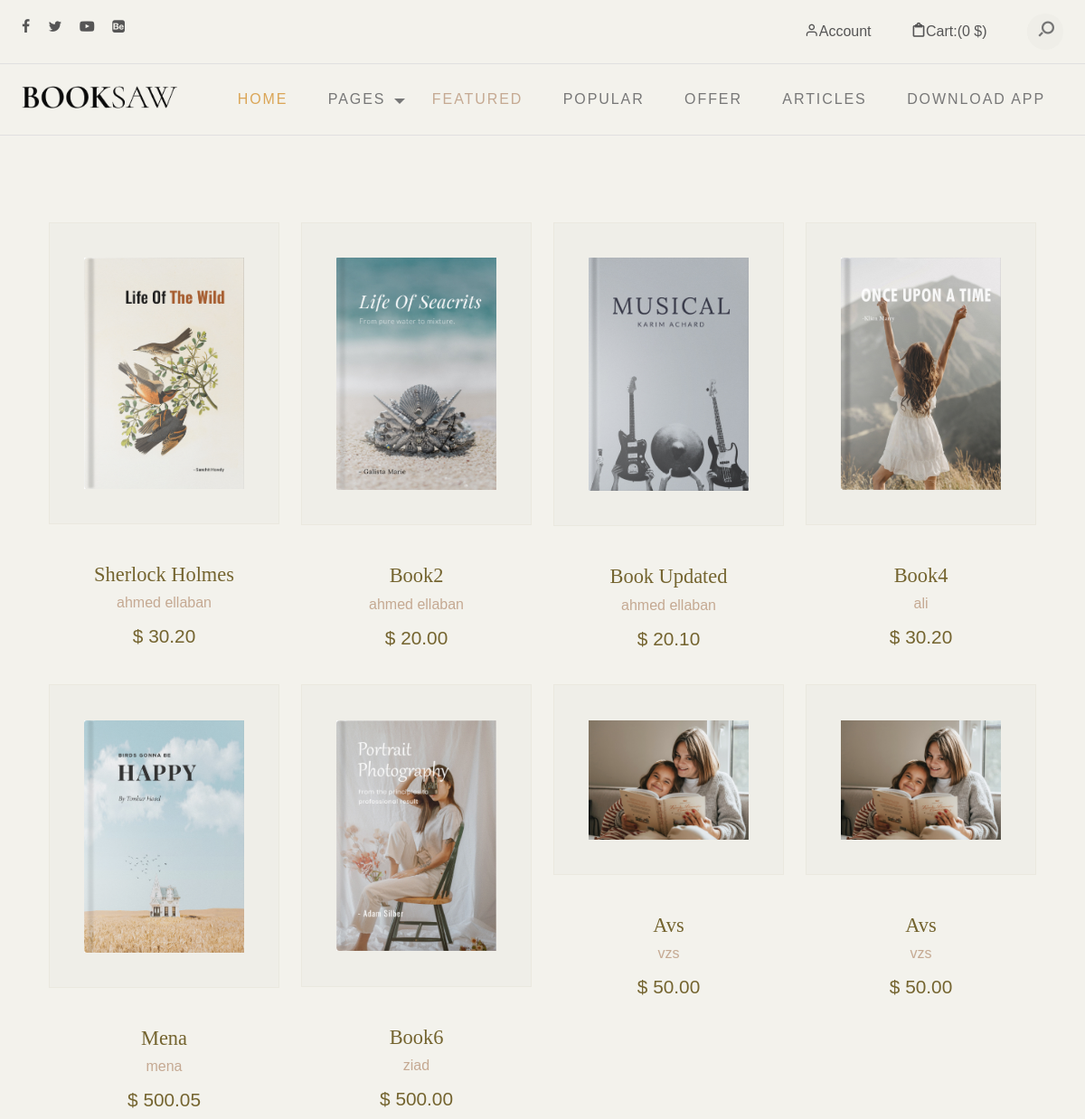
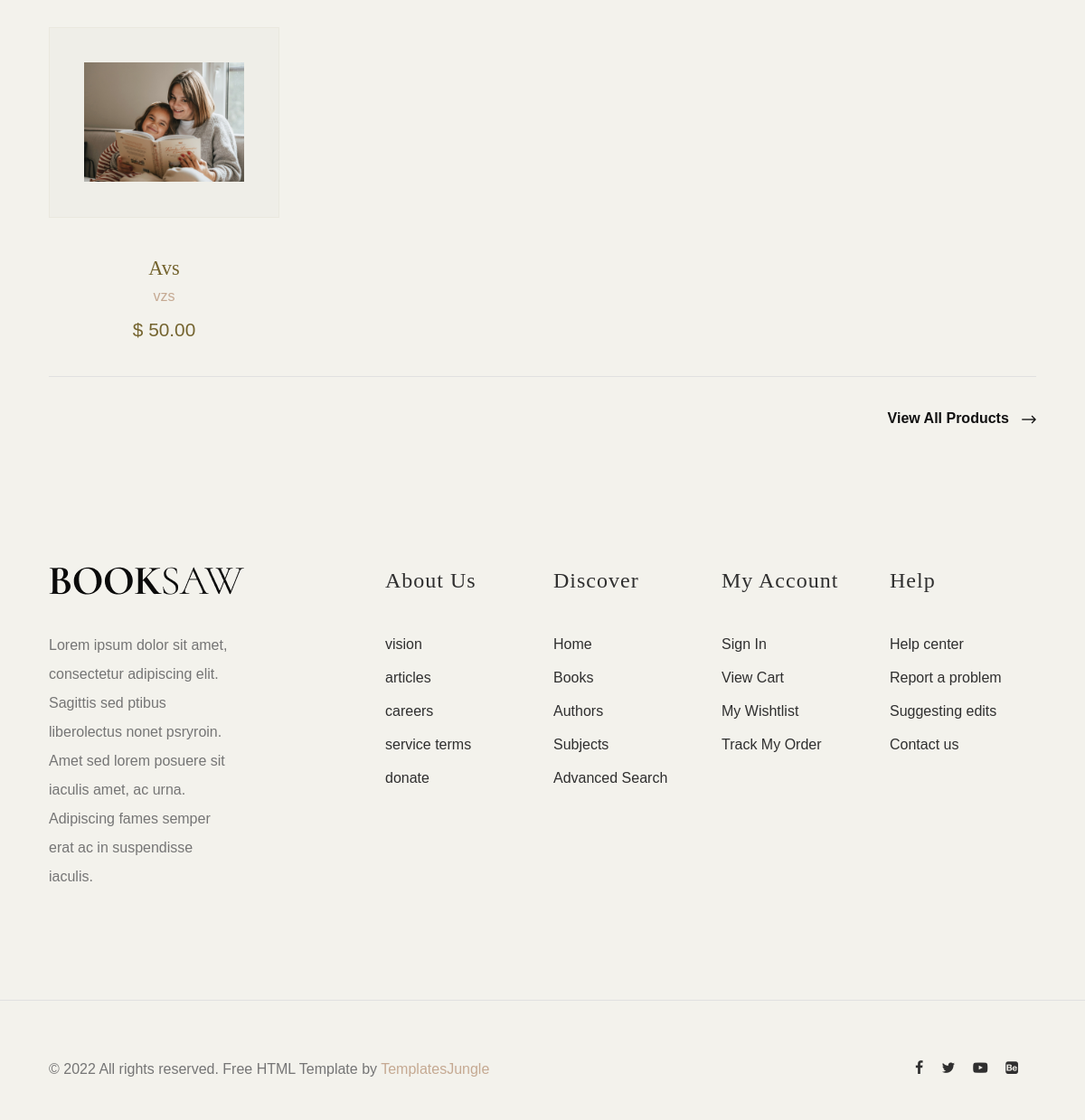
The page / on the database its author committed (2 pictures, top to bottom).
### books/models.py (models this page shows, shortened)
class Book(models.Model):
    uploaded_by = models.ForeignKey(User, null=True, on_delete=models.SET_NULL)
    title = models.CharField(max_length=50, null=False, blank=False)
    description = models.TextField(max_length=500, null=False, blank=False, default='type any description')
    author = models.CharField(max_length=20, null=False, blank=False)
    image = models.ImageField(upload_to='books/cover/', null=False, blank=False)
    price = models.DecimalField(max_digits=5, decimal_places=2, null=False, blank=False)
    updated_at = models.DateTimeField(auto_now=True)
    created_at = models.DateTimeField(auto_now_add=True)

### books/views.py (the view)
# urls.py: path('', books_list, name="books_list"),
def books_list(request):
    books = Book.objects.all()
    context = {
        "books": books,
        "page_title": "E-book | All books"
    }
    return render(request, 'books_list.html', context)

### books/templates/books_list.html (shortened to what this page needs)
{% extends 'base.html' %}
{% load static %}
{% load bootstrap4 %}
{% block content %}
	<section id="featured-books" class="py-5 my-5">
		<div class="container">
			<div class="row">
				<div class="col-md-12">
					<div class="product-list" data-aos="fade-up">
						<div class="row">
                            {% for book in books %}
							<div class="col-md-3">
									<a href="{% url 'books:book_details' id=book.id %}" style="display:inline; text-decoration: none;">
									<div class="product-item">
										<figure class="product-style">
											<img src="{{book.image.url}}" alt="Books" class="product-item">
										</figure>
										<figcaption>
											<h3>{{book.title}}</h3>
											<span>{{book.author}}</span>
											<div class="item-price"> $ {{book.price}}</div>
										</figcaption>
									</div>
								</a>
								</div>
                            {% endfor %}
						</div>
					</div>
				</div>
			</div>
			<div class="row">
				<div class="col-md-12">
					<div class="btn-wrap align-right">
						<a href="#" class="btn-accent-arrow">View all products <i
								class="icon icon-ns-arrow-right"></i></a>
					</div>
				</div>
			</div>
		</div>
	</section>
{% endblock %}

### templates/base.html (shortened to what this page needs)
{% load static %}
{% load bootstrap4 %}
<!DOCTYPE html>
<html lang="en">
<head>
	<link href="https://cdn.jsdelivr.net/npm/bootstrap@5.3.1/dist/css/bootstrap.min.css" rel="stylesheet"
>
	<link rel="stylesheet" type="text/css" href="{% static 'css/normalize.css' %}">
	<link rel="stylesheet" type="text/css" href="{% static 'icomoon/icomoon.css' %}">
	<link rel="stylesheet" type="text/css" href="{% static 'css/vendor.css' %}">
	<link rel="stylesheet" type="text/css" href="{% static 'style.css' %}">
</head>
<body data-bs-spy="scroll" data-bs-target="#header" tabindex="0">
	<div id="header-wrap">
		<div class="top-content">
			<div class="container-fluid">
				<div class="row">
					<div class="col-md-6">
						<div class="social-links">
							<ul>
								<li>
									<a href="#"><i class="icon icon-facebook"></i></a>
								</li>
								<li>
									<a href="#"><i class="icon icon-twitter"></i></a>
								</li>
								<li>
									<a href="#"><i class="icon icon-youtube-play"></i></a>
								</li>
								<li>
									<a href="#"><i class="icon icon-behance-square"></i></a>
								</li>
							</ul>
						</div>
					</div>
					<div class="col-md-6">
						<div class="right-element">
							<a href="#" class="user-account for-buy"><i
									class="icon icon-user"></i><span>Account</span></a>
							<a href="#" class="cart for-buy"><i class="icon icon-clipboard"></i><span>Cart:(0
									$)</span></a>
							<div class="action-menu">
								<div class="search-bar">
									<a href="#" class="search-button search-toggle" data-selector="#header-wrap">
										<i class="icon icon-search"></i>
									</a>
									<form role="search" method="get" class="search-box">
										<input class="search-field text search-input" placeholder="Search"
											type="search">
									</form>
								</div>
							</div>
						</div>
					</div>
				</div>
			</div>
		</div>
		<header id="header">
			<div class="container-fluid">
				<div class="row">
					<div class="col-md-2">
						<div class="main-logo">
							<a href="index.html"><img src="{% static 'images/main-logo.png' %}" alt="logo"></a>
						</div>
					</div>
					<div class="col-md-10">
						<nav id="navbar">
							<div class="main-menu stellarnav">
								<ul class="menu-list">
									<li class="menu-item active"><a href="#home">Home</a></li>
									<li class="menu-item has-sub">
										<a href="#pages" class="nav-link">Pages</a>
									</li>
									<li class="menu-item"><a href="#featured-books" class="nav-link">Featured</a></li>
									<li class="menu-item"><a href="#popular-books" class="nav-link">Popular</a></li>
									<li class="menu-item"><a href="#special-offer" class="nav-link">Offer</a></li>
									<li class="menu-item"><a href="#latest-blog" class="nav-link">Articles</a></li>
									<li class="menu-item"><a href="#download-app" class="nav-link">Download App</a></li>
								</ul>
							</div>
						</nav>
					</div>
				</div>
			</div>
		</header>
	</div>
    {% block content %}{% endblock %}
	<footer id="footer">
		<div class="container">
			<div class="row">
				<div class="col-md-4">
					<div class="footer-item">
						<div class="company-brand">
							<img src="images/main-logo.png" alt="logo" class="footer-logo">
							<p>Lorem ipsum dolor sit amet, consectetur adipiscing elit. Sagittis sed ptibus liberolectus
								nonet psryroin. Amet sed lorem posuere sit iaculis amet, ac urna. Adipiscing fames
								semper erat ac in suspendisse iaculis.</p>
						</div>
					</div>
				</div>
				<div class="col-md-2">
					<div class="footer-menu">
						<h5>About Us</h5>
						<ul class="menu-list">
							<li class="menu-item">
								<a href="#">vision</a>
							</li>
							<li class="menu-item">
								<a href="#">articles </a>
							</li>
							<li class="menu-item">
								<a href="#">careers</a>
							</li>
							<li class="menu-item">
								<a href="#">service terms</a>
							</li>
							<li class="menu-item">
								<a href="#">donate</a>
							</li>
						</ul>
					</div>
				</div>
				<div class="col-md-2">
					<div class="footer-menu">
						<h5>Discover</h5>
						<ul class="menu-list">
							<li class="menu-item">
								<a href="#">Home</a>
							</li>
							<li class="menu-item">
								<a href="#">Books</a>
							</li>
							<li class="menu-item">
								<a href="#">Authors</a>
							</li>
							<li class="menu-item">
								<a href="#">Subjects</a>
							</li>
							<li class="menu-item">
								<a href="#">Advanced Search</a>
							</li>
						</ul>
					</div>
				</div>
				<div class="col-md-2">
					<div class="footer-menu">
						<h5>My account</h5>
						<ul class="menu-list">
							<li class="menu-item">
								<a href="#">Sign In</a>
							</li>
							<li class="menu-item">
								<a href="#">View Cart</a>
							</li>
							<li class="menu-item">
								<a href="#">My Wishtlist</a>
							</li>
							<li class="menu-item">
								<a href="#">Track My Order</a>
							</li>
						</ul>
					</div>
				</div>
				<div class="col-md-2">
					<div class="footer-menu">
						<h5>Help</h5>
						<ul class="menu-list">
							<li class="menu-item">
								<a href="#">Help center</a>
							</li>
							<li class="menu-item">
								<a href="#">Report a problem</a>
							</li>
							<li class="menu-item">
								<a href="#">Suggesting edits</a>
							</li>
							<li class="menu-item">
								<a href="#">Contact us</a>
							</li>
						</ul>
					</div>
				</div>
			</div>
		</div>
	</footer>
	<div id="footer-bottom">
		<div class="container">
			<div class="row">
				<div class="col-md-12">
					<div class="copyright">
						<div class="row">
							<div class="col-md-6">
								<p>© 2022 All rights reserved. Free HTML Template by <a
										href="https://www.templatesjungle.com/" target="_blank">TemplatesJungle</a></p>
							</div>
							<div class="col-md-6">
								<div class="social-links align-right">
									<ul>
										<li>
											<a href="#"><i class="icon icon-facebook"></i></a>
										</li>
										<li>
											<a href="#"><i class="icon icon-twitter"></i></a>
										</li>
										<li>
											<a href="#"><i class="icon icon-youtube-play"></i></a>
										</li>
										<li>
											<a href="#"><i class="icon icon-behance-square"></i></a>
										</li>
									</ul>
								</div>
							</div>
						</div>
					</div>
				</div>
			</div>
		</div>
	</div>
</body>
</html>

### static/icomoon/icomoon.css (style rules this page uses)
[class^="icon-"], [class*=" icon-"] { font-family: 'icomoon' !important; speak: never; font-style: normal; font-weight: normal; font-variant: normal; text-transform: none; line-height: 1; -webkit-font-smoothing: antialiased; -moz-osx-font-smoothing: grayscale; }
.icon-ns-arrow-right:before { content: "\e90b"; }
.icon-user:before { content: "\e907"; }
.icon-search:before { content: "\e905"; }
.icon-clipboard:before { content: "\e908"; }
.icon-twitter:before { content: "\f099"; }
.icon-facebook:before { content: "\f09a"; }
.icon-youtube-play:before { content: "\f16a"; }
.icon-behance-square:before { content: "\f1b5"; }

### rows shown on the page
Book: image (picture), title "Sherlock Holmes", author "ahmed ellaban", price "30.20"
Book: image (picture), title "Book2", author "ahmed ellaban", price "20.00"
Book: image (picture), title "Book Updated", author "ahmed ellaban", price "20.10"
Book: image (picture), title "Book4", author "ali", price "30.20"
Book: image (picture), title "Mena", author "mena", price "500.05"
Book: image (picture), title "Book6", author "ziad", price "500.00"
Book: image (picture), title "Avs", author "vzs", price "50.00"
Book: image (picture), title "Avs", author "vzs", price "50.00"
Book: image (picture), title "Avs", author "vzs", price "50.00"
